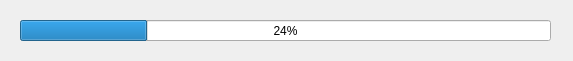
<?xml version="1.0" encoding="UTF-8"?>
<ui version="4.0">
 <class>Dialog</class>
 <widget class="QDialog" name="Dialog">
  <property name="geometry">
   <rect>
    <x>0</x>
    <y>0</y>
    <width>573</width>
    <height>61</height>
   </rect>
  </property>
  <property name="windowTitle">
   <string>Dialog</string>
  </property>
  <widget class="QProgressBar" name="progressBar">
   <property name="geometry">
    <rect>
     <x>20</x>
     <y>20</y>
     <width>531</width>
     <height>21</height>
    </rect>
   </property>
   <property name="value">
    <number>24</number>
   </property>
  </widget>
 </widget>
 <resources/>
 <connections/>
</ui>
